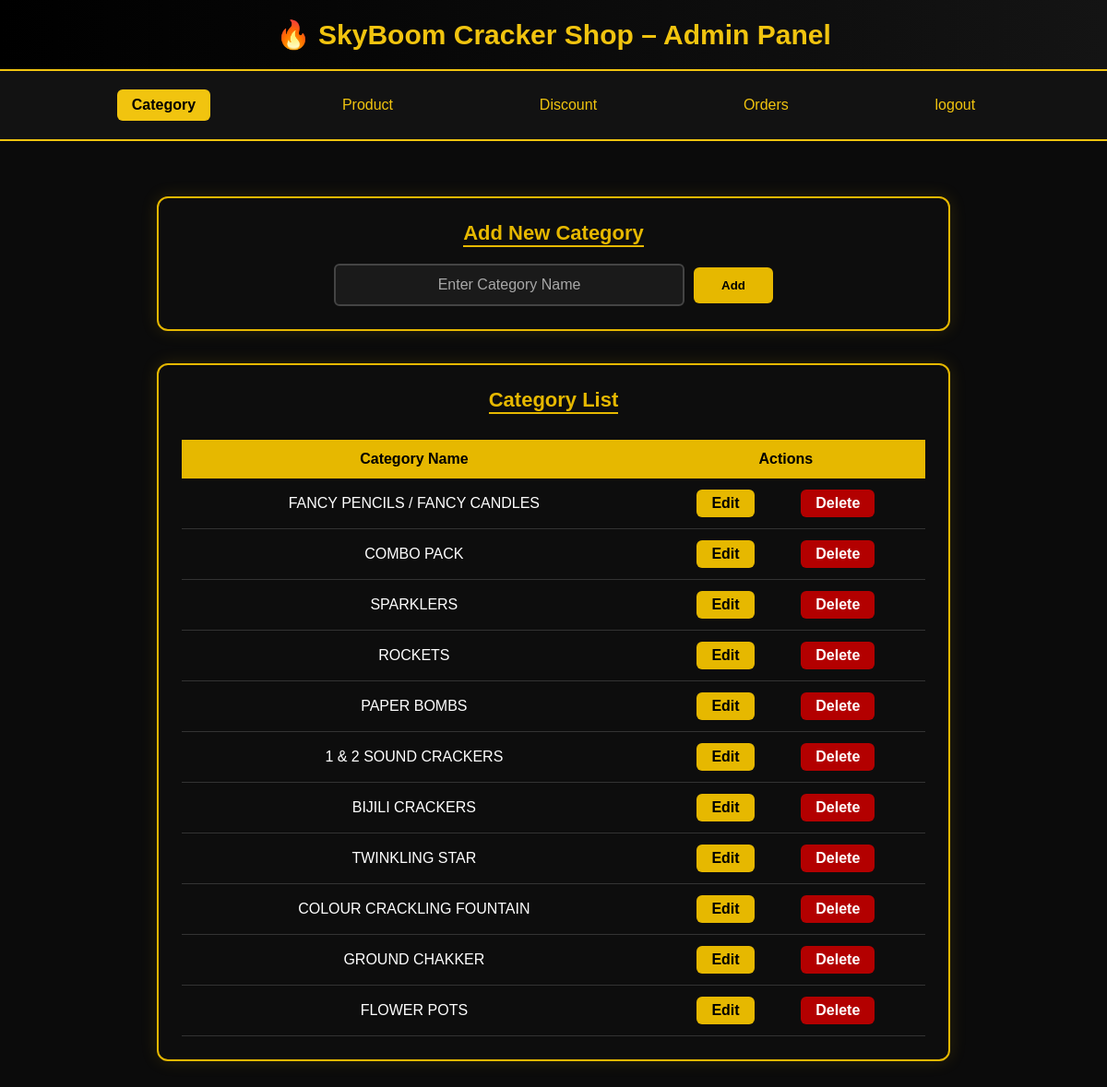
/admin/admincategory.php (signed in), run on the app's committed database.
### tables this page shows
CREATE TABLE `category` (
  `id` int(11) NOT NULL,
  `category_name` varchar(250) NOT NULL
);

### admin/admincategory.php (the view, shortened to what this page needs)
<?php
include "db.php";
$update_mode = false;
$edit_name = "";
$categories = mysqli_query($conn, "SELECT * FROM category ORDER BY id DESC");
?>
<!DOCTYPE html>
<html>
<head>
    <link rel="stylesheet" href="./css/admincategory.css">
    <link rel="stylesheet" href="./css/nav.css">
</head>
<body class="sb-home-body">
    <header class="sb-header">
        <h1 class="sb-title">🔥 SkyBoom Cracker Shop – Admin Panel</h1>
    </header>
    <nav class="sb-navbar">
        <a href="admincategory.php" class="sb-nav-item <?php if (basename($_SERVER['PHP_SELF']) == 'admincategory.php') echo 'active'; ?>">Category</a>
        <a href="adminproduct.php" class="sb-nav-item <?php if (basename($_SERVER['PHP_SELF']) == 'adminproduct.php') echo 'active'; ?>">Product</a>
        <a href="admindiscount.php" class="sb-nav-item <?php if (basename($_SERVER['PHP_SELF']) == 'admindiscount.php') echo 'active'; ?>">Discount</a>
        <a href="adminorder.php" class="sb-nav-item <?php if (basename($_SERVER['PHP_SELF']) == 'adminorder.php') echo 'active'; ?>">Orders</a>
        <a href="index.php" class="sb-nav-item ">logout</a>
    </nav>
    <div class="sb-home-container">
        <div class="sb-form-box">
            <h2 class="sb-home-title"><?= $update_mode ? "Edit Category" : "Add New Category" ?></h2>
            <form method="POST">
                <input type="text" name="category_name" class="sb-input"
                    placeholder="Enter Category Name"
                    value="<?= $update_mode ? $edit_name : "" ?>" required>
                <br><br>
                <?php if ($update_mode) { ?>
                    <button type="submit" name="update_category" class="sb-btn">Update</button>
                <?php } else { ?>
                    <button type="submit" name="add_category" class="sb-btn">Add</button>
                <?php } ?>
            </form>
        </div>
        <div class="sb-table-box">
            <center>
                <h2 class="sb-home-title">Category List</h2>
            </center>
            <table class="sb-table">
                <tr>
                    <th>Category Name</th>
                    <th>Actions</th>
                </tr>
                <?php while ($row = mysqli_fetch_assoc($categories)) { ?>
                    <tr>
                        <td><?= $row['category_name'] ?></td>
                        <td>
                            <div class="sb-action-buttons">
                                <a href="admincategory.php?edit=<?= $row['id'] ?>" class="sb-edit">Edit</a>
                                <a href="admincategory.php?delete=<?= $row['id'] ?>" class="sb-delete"
                                    onclick="return confirm('Delete this category?')">Delete</a>
                            </div>
                        </td>
                    </tr>
                <?php } ?>
            </table>
        </div>
    </div>
</body>
</html>

### admin/css/admincategory.css (style rules this page uses)
.sb-home-container { max-width: 900px; margin: 40px auto; padding: 20px; background: transparent; color: #fff; }
.sb-form-box { background: #0d0d0d; border: 2px solid #e6b800; padding: 25px; text-align: center; border-radius: 12px; box-shadow: 0 0 18px rgba(230, 184, 0, 0.15); margin-bottom: 35px; }
.sb-form-box form { display: flex; justify-content: center; align-items: center; }
.sb-home-title { color: #e6b800; border-bottom: 2px solid #e6b800; display: inline-block; margin-bottom: 18px; font-size: 22px; }
.sb-input { width: 100%; max-width: 380px; padding: 12px 16px; border-radius: 6px; text-align: center; background: #1a1a1a; border: 2px solid #444; color: #fff; font-size: 1em; transition: 0.3s; }
.sb-input::placeholder { color: #a8a8a8; }
.sb-btn { padding: 12px 30px; margin-left: 10px; background: #e6b800; color: #000; font-weight: bold; border-radius: 6px; border: none; cursor: pointer; transition: 0.3s; }
.sb-table-box { background: #0d0d0d; border: 2px solid #e6b800; padding: 25px; border-radius: 12px; box-shadow: 0 0 18px rgba(230, 184, 0, 0.15); }
.sb-table { width: 100%; border-collapse: collapse; margin-top: 10px; }
.sb-table th { background: #e6b800; color: #000; padding: 12px 14px; text-align: center; }
.sb-table td { padding: 12px 14px; text-align: center; border-bottom: 1px solid #333; color: #fff; }
.sb-action-buttons { display: flex; justify-content: space-evenly; gap: 10px; }
.sb-edit { background: #e6b800; color: #000; padding: 6px 16px; border-radius: 6px; text-decoration: none; font-weight: 600; transition: 0.2s ease; }
.sb-delete { background: #b30000; color: #fff; padding: 6px 16px; border-radius: 6px; text-decoration: none; font-weight: 600; transition: 0.2s ease; }

### admin/css/nav.css (style rules this page uses)
* { margin: 0; padding: 0; box-sizing: border-box; font-family: "Poppins", sans-serif; }
body { background: #0b0b0b; color: #f2f2f2; }
header { background: linear-gradient(to right, #000, #141414); padding: 20px; text-align: center; border-bottom: 2px solid #f1c40f; }
header h1 { color: #f1c40f; font-size: 30px; }
nav { display: flex; justify-content: space-evenly; background: #121212; padding: 20px 0; border-bottom: 2px solid #f1c40f; }
nav a { color: #f1c40f; font-size: 16px; text-decoration: none; padding: 8px 16px; border-radius: 6px; }
nav a:hover, nav .active { background: #f1c40f; color: #000; font-weight: 700; }

### data on the page
category: category_name "FANCY PENCILS / FANCY CANDLES"
category: category_name "COMBO PACK"
category: category_name "SPARKLERS"
category: category_name "ROCKETS"
category: category_name "PAPER BOMBS"
category: category_name "1 & 2 SOUND CRACKERS"
category: category_name "BIJILI CRACKERS"
category: category_name "TWINKLING STAR"
category: category_name "COLOUR CRACKLING FOUNTAIN"
category: category_name "GROUND CHAKKER"
category: category_name "FLOWER POTS"
